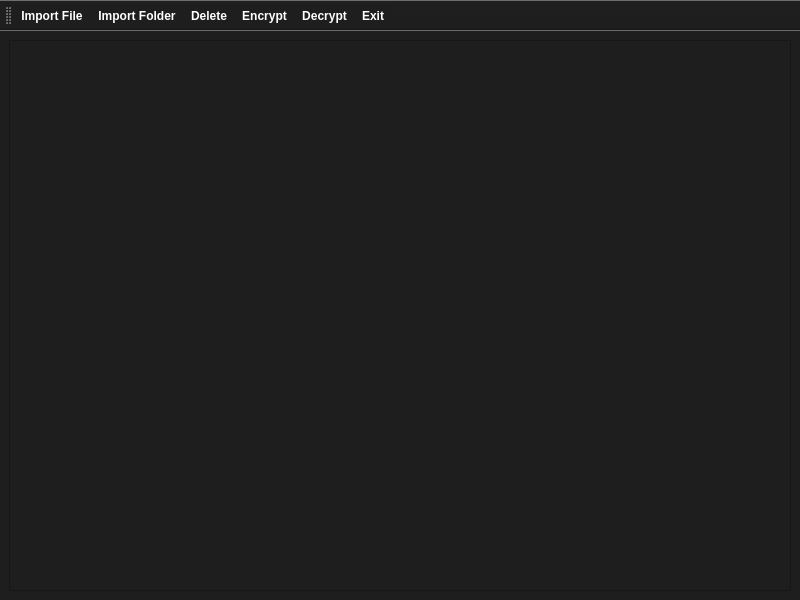
<?xml version="1.0" encoding="UTF-8"?>
<ui version="4.0">
 <class>MainWindow</class>
 <widget class="QMainWindow" name="MainWindow">
  <property name="geometry">
   <rect>
    <x>0</x>
    <y>0</y>
    <width>800</width>
    <height>600</height>
   </rect>
  </property>
  <property name="windowTitle">
   <string>MainWindow</string>
  </property>
  <property name="styleSheet">
   <string notr="true">QWidget{
background-color: #1E1E1E;
color: #ffffff;
font-weight: bold;
}

QToolBar{ 
font-weight: bold;
padding: 5px; 
}

QListWidget{ 
color: #ffffff;
font-weight: bold;
padding: 5px;
outline: 0;
}

QListWidget::item:hover{
	background-color: #18ff94;
	color: #1E1E1E;
}

QListWidget::item::selected{
	background-color: #18ff94;
	color: #1E1E1E;
	outline:0;
}

QPushButton{
background-color: #3E3E42;
font-weight: bold;
color: #ffffff
}

QPushButton::hover{
background-color: #18ff94;
font-weight: bold;
color: #1E1E1E;
}
QScrollBar{
        border: 1px solid #ffffff;
}
QScrollBar:vertical {
        width:12px;
        margin: 0px 0px 0px 0px;
    }
QScrollBar::handle:vertical {
        background: qlineargradient(x1:0, y1:0, x2:1, y2:0,
        stop: 0 rgb(32, 47, 130), stop: 0.5 rgb(32, 47, 130), stop:1 rgb(32, 47, 130));
        min-height: 0px;
}
QScrollBar::add-line:vertical {
        height: 0px;
        subcontrol-position: bottom;
        subcontrol-origin: margin;
    }
    QScrollBar::sub-line:vertical {
       height: 0 px;
        subcontrol-position: top;
        subcontrol-origin: margin;
    }
QScrollBar:horizontal {
			height: 12px;
			margin: 0px 0px 0px 0px;
        }

        QScrollBar::handle:horizontal {
            /* background: lightgray;*/
			background: qlineargradient(x1:0, y1:0, x2:1, y2:0, stop: 0 rgb(32, 47, 130), stop: 0.5 rgb(32, 47, 130), stop:1 rgb(32, 47, 130));
            min-height: 0px;
			min-width: 26px;
        }

        QScrollBar::add-line:horizontal {
		   width: 26px;
            subcontrol-position: right;
            subcontrol-origin: margin;
        }
  QScrollBar::sub-line:horizontal {
       height: 0 px;
        subcontrol-position: top;
        subcontrol-origin: margin;
    }</string>
  </property>
  <widget class="QWidget" name="centralwidget">
   <property name="styleSheet">
    <string notr="true"/>
   </property>
   <layout class="QGridLayout" name="gridLayout">
    <item row="0" column="0">
     <widget class="QListWidget" name="listWidget">
      <property name="font">
       <font>
        <pointsize>10</pointsize>
        <weight>75</weight>
        <bold>true</bold>
       </font>
      </property>
      <property name="acceptDrops">
       <bool>false</bool>
      </property>
      <property name="toolTip">
       <string/>
      </property>
      <property name="dragEnabled">
       <bool>true</bool>
      </property>
      <property name="dragDropMode">
       <enum>QAbstractItemView::DragDrop</enum>
      </property>
      <property name="defaultDropAction">
       <enum>Qt::MoveAction</enum>
      </property>
      <property name="selectionMode">
       <enum>QAbstractItemView::ExtendedSelection</enum>
      </property>
     </widget>
    </item>
   </layout>
  </widget>
  <widget class="QMenuBar" name="menubar">
   <property name="geometry">
    <rect>
     <x>0</x>
     <y>0</y>
     <width>800</width>
     <height>21</height>
    </rect>
   </property>
  </widget>
  <widget class="QToolBar" name="toolBar">
   <property name="font">
    <font>
     <pointsize>8</pointsize>
     <weight>75</weight>
     <bold>true</bold>
    </font>
   </property>
   <property name="windowTitle">
    <string>toolBar</string>
   </property>
   <property name="allowedAreas">
    <set>Qt::AllToolBarAreas</set>
   </property>
   <property name="iconSize">
    <size>
     <width>27</width>
     <height>27</height>
    </size>
   </property>
   <attribute name="toolBarArea">
    <enum>TopToolBarArea</enum>
   </attribute>
   <attribute name="toolBarBreak">
    <bool>false</bool>
   </attribute>
   <addaction name="btnOpenFile"/>
   <addaction name="btnOpenFolder"/>
   <addaction name="btnRemoveFile"/>
   <addaction name="btnEncrypt"/>
   <addaction name="btnDecrypt"/>
   <addaction name="actionExit"/>
  </widget>
  <action name="btnOpenFile">
   <property name="icon">
    <iconset resource="../resources.qrc">
     <normaloff>:/icons/resources/file_pdf [#1729].png</normaloff>:/icons/resources/file_pdf [#1729].png</iconset>
   </property>
   <property name="text">
    <string>Import File</string>
   </property>
   <property name="toolTip">
    <string>Import File</string>
   </property>
  </action>
  <action name="btnOpenFolder">
   <property name="icon">
    <iconset resource="../resources.qrc">
     <normaloff>:/icons/resources/folder__plus_fill [#1788].png</normaloff>:/icons/resources/folder__plus_fill [#1788].png</iconset>
   </property>
   <property name="text">
    <string>Import Folder</string>
   </property>
   <property name="toolTip">
    <string>Import Folder</string>
   </property>
  </action>
  <action name="btnRemoveFile">
   <property name="icon">
    <iconset resource="../resources.qrc">
     <normaloff>:/icons/resources/delete [#1487].png</normaloff>:/icons/resources/delete [#1487].png</iconset>
   </property>
   <property name="text">
    <string>Delete</string>
   </property>
   <property name="toolTip">
    <string>Delete Selected Files(s)</string>
   </property>
  </action>
  <action name="btnEncrypt">
   <property name="icon">
    <iconset resource="../resources.qrc">
     <normaloff>:/icons/resources/lock_close [#705].png</normaloff>:/icons/resources/lock_close [#705].png</iconset>
   </property>
   <property name="text">
    <string>Encrypt</string>
   </property>
   <property name="toolTip">
    <string>Encrypt</string>
   </property>
  </action>
  <action name="btnDecrypt">
   <property name="icon">
    <iconset resource="../resources.qrc">
     <normaloff>:/icons/resources/lock_open [#706].png</normaloff>:/icons/resources/lock_open [#706].png</iconset>
   </property>
   <property name="text">
    <string>Decrypt</string>
   </property>
   <property name="toolTip">
    <string>Decrypt</string>
   </property>
  </action>
  <action name="actionExit">
   <property name="icon">
    <iconset resource="../resources.qrc">
     <normaloff>:/icons/resources/arrow_in_right [#385].png</normaloff>:/icons/resources/arrow_in_right [#385].png</iconset>
   </property>
   <property name="text">
    <string>Exit</string>
   </property>
   <property name="toolTip">
    <string>Exit</string>
   </property>
  </action>
  <action name="ShowPassword">
   <property name="checkable">
    <bool>true</bool>
   </property>
   <property name="icon">
    <iconset resource="../resources.qrc">
     <normaloff>:/icons/resources/view_simple [#815].png</normaloff>:/icons/resources/view_simple [#815].png</iconset>
   </property>
   <property name="text">
    <string>Show Password</string>
   </property>
   <property name="toolTip">
    <string>Show Password</string>
   </property>
  </action>
  <action name="actionEdit">
   <property name="icon">
    <iconset resource="../resources.qrc">
     <normaloff>:/icons/resources/edit [#1479].png</normaloff>:/icons/resources/edit [#1479].png</iconset>
   </property>
   <property name="text">
    <string>Edit</string>
   </property>
   <property name="toolTip">
    <string>Edit</string>
   </property>
  </action>
 </widget>
 <resources>
  <include location="../resources.qrc"/>
 </resources>
 <connections/>
</ui>
